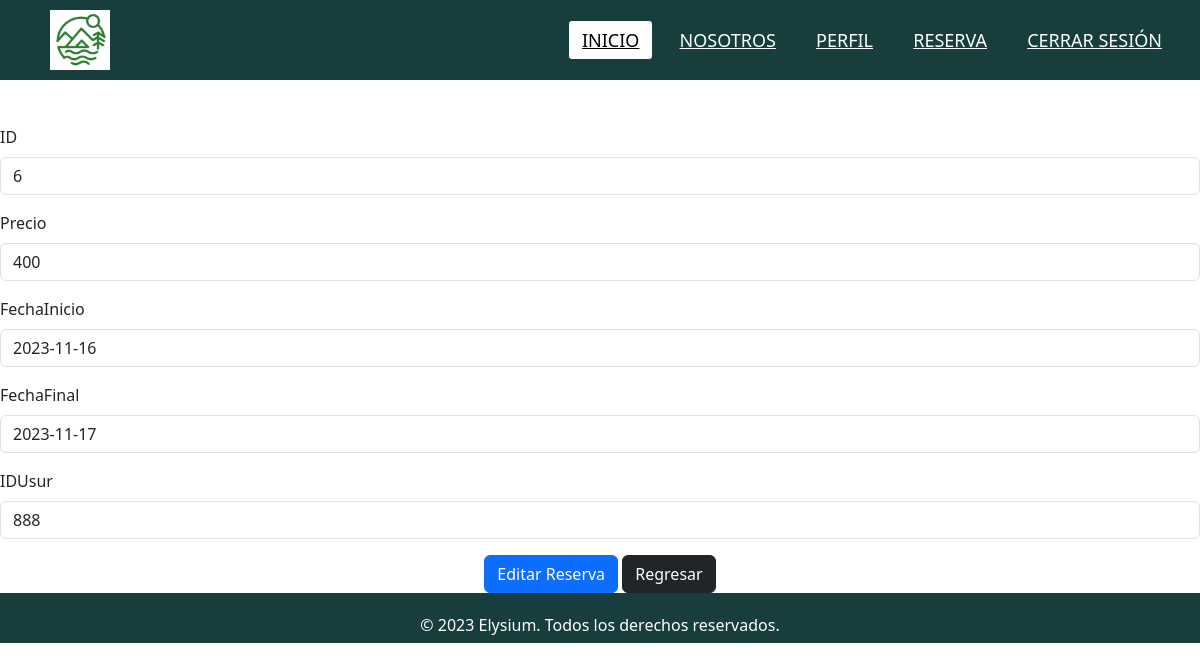
The page /AdminReservaEditar.php?Id=6 on the database its author committed.
### tables this page shows
CREATE TABLE `reserva` (
  `ID` int(50) NOT NULL,
  `PRECIO` decimal(10,0) DEFAULT NULL,
  `FECHAINICIO` date DEFAULT NULL,
  `FECHAFINAL` date DEFAULT NULL,
  `IDUSUR` varchar(50) DEFAULT NULL
);

### AdminReservaEditar.php (the view, shortened to what this page needs)
<?php
    include_once('../models/Conexion.php');
    $id = $_REQUEST['Id'];
    $sql = "SELECT * FROM reserva where ID = '$id'";
    $query = mysqli_query($conexion, $sql);
    $fila = mysqli_fetch_array($query);
?>
<!DOCTYPE html>
<html lang="en">
<head>
    <link rel="stylesheet" href="/Elysium/style/AdminReserva.css">
    <link href="https://cdn.jsdelivr.net/npm/bootstrap@5.3.2/dist/css/bootstrap.min.css" rel="stylesheet">
</head>
<body>
    <header>
        <?php
         require_once("header.php")
        ?>
    </header>
    <main>
        <form action ="AdminReservaEditarDato.php" method="POST">
            <div class = "mb-3">
                <label for="id" class="form-label">ID</label>
                <input type="text" class="form-control" placeholder="ID" name= "id" value = "<?php echo $fila['ID'] ?>">
            </div>
            <div class = "mb-3">
                <label class="form-label">Precio</label>
                <input type="text" class="form-control" placeholder="Precio" name= "PrecioReserva" value = "<?php echo $fila['PRECIO'] ?>">
            </div>
            <div class = "mb-3">
                <label class="form-label">FechaInicio</label>
                <input type="text" class="form-control" placeholder="FechaInicio" name= "FechaInicioReserva" value = "<?php echo $fila['FECHAINICIO'] ?>">
            </div>
            <div class = "mb-3">
                <label class="form-label">FechaFinal</label>
                <input type="text" class="form-control" placeholder="FechaFinal" name= "FechaFinalReserva" value = "<?php echo $fila['FECHAFINAL'] ?>">
            </div>
            <div class = "mb-3">
                <label class="form-label">IDUsur</label>
                <input type="text" class="form-control" placeholder="IDUsur" name= "IDUsur" value = "<?php echo $fila['IDUSUR'] ?>">
            </div>
            <div class = "container text-center">
                <button type="submit" class= "btn btn-primary">Editar Reserva</button>
                <a href="/AdminReserva.php" class="btn btn-dark">Regresar</a>
            </div>
        </form>
    </main>
    <footer>
      <?php
        require_once("footer.php")
        ?>
    </footer>
</body>
</html>

### AdminReserva.css (style rules this page uses)
* { padding: 0; margin: 0; text-decoration: none; list-style: none; box-sizing: border-box; }
footer { display: flex; justify-content: center; background: #183D3D; height: 50px; width: 100%; padding: 20px 0; color: white; }

### rows shown on the page
reserva: id "6", PrecioReserva "400", FechaInicioReserva "2023-11-16", FechaFinalReserva "2023-11-17", IDUsur "888"
